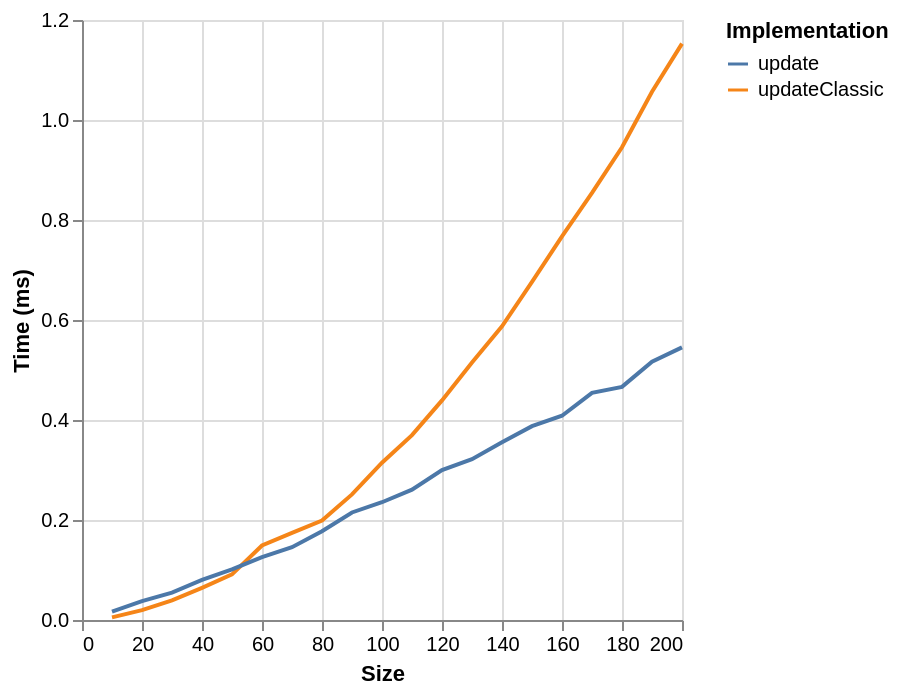

Here is the Vega-Lite specification saved for this chart:
### Vega-Lite specification from a JSON file in a GitHub repository (floating-point values rounded to 4 significant figures)
{"$schema": "https://vega.github.io/schema/vega-lite/v6.json", "data": {"values": [{"ms": 0.0052, "series": "updateClassic", "size": 10}, {"ms": 0.0197, "series": "updateClassic", "size": 20}, {"ms": 0.0391, "series": "updateClassic", "size": 30}, {"ms": 0.0644, "series": "updateClassic", "size": 40}, {"ms": 0.0912, "series": "updateClassic", "size": 50}, {"ms": 0.149, "series": "updateClassic", "size": 60}, {"ms": 0.1741, "series": "updateClassic", "size": 70}, {"ms": 0.199, "series": "updateClassic", "size": 80}, {"ms": 0.2512, "series": "updateClassic", "size": 90}, {"ms": 0.3146, "series": "updateClassic", "size": 100}, {"ms": 0.3697, "series": "updateClassic", "size": 110}, {"ms": 0.4392, "series": "updateClassic", "size": 120}, {"ms": 0.5149, "series": "updateClassic", "size": 130}, {"ms": 0.5872, "series": "updateClassic", "size": 140}, {"ms": 0.6763, "series": "updateClassic", "size": 150}, {"ms": 0.7674, "series": "updateClassic", "size": 160}, {"ms": 0.8541, "series": "updateClassic", "size": 170}, {"ms": 0.9455, "series": "updateClassic", "size": 180}, {"ms": 1.056, "series": "updateClassic", "size": 190}, {"ms": 1.153, "series": "updateClassic", "size": 200}, {"ms": 0.0168, "series": "update", "size": 10}, {"ms": 0.0378, "series": "update", "size": 20}, {"ms": 0.0549, "series": "update", "size": 30}, {"ms": 0.0802, "series": "update", "size": 40}, {"ms": 0.1012, "series": "update", "size": 50}, {"ms": 0.1257, "series": "update", "size": 60}, {"ms": 0.1455, "series": "update", "size": 70}, {"ms": 0.1776, "series": "update", "size": 80}, {"ms": 0.2151, "series": "update", "size": 90}, {"ms": 0.2355, "series": "update", "size": 100}, {"ms": 0.2606, "series": "update", "size": 110}, {"ms": 0.2999, "series": "update", "size": 120}, {"ms": 0.3216, "series": "update", "size": 130}, {"ms": 0.3554, "series": "update", "size": 140}, {"ms": 0.3876, "series": "update", "size": 150}, {"ms": 0.4085, "series": "update", "size": 160}, {"ms": 0.4543, "series": "update", "size": 170}, {"ms": 0.4662, "series": "update", "size": 180}, {"ms": 0.5166, "series": "update", "size": 190}, {"ms": 0.5453, "series": "update", "size": 200}]}, "encoding": {"color": {"field": "series", "legend": {"orient": "right", "symbolLimit": 30, "title": "Implementation"}, "type": "nominal"}, "x": {"field": "size", "title": "Size", "type": "quantitative"}, "y": {"field": "ms", "title": "Time (ms)", "type": "quantitative"}}, "mark": {"point": false, "type": "line"}}
